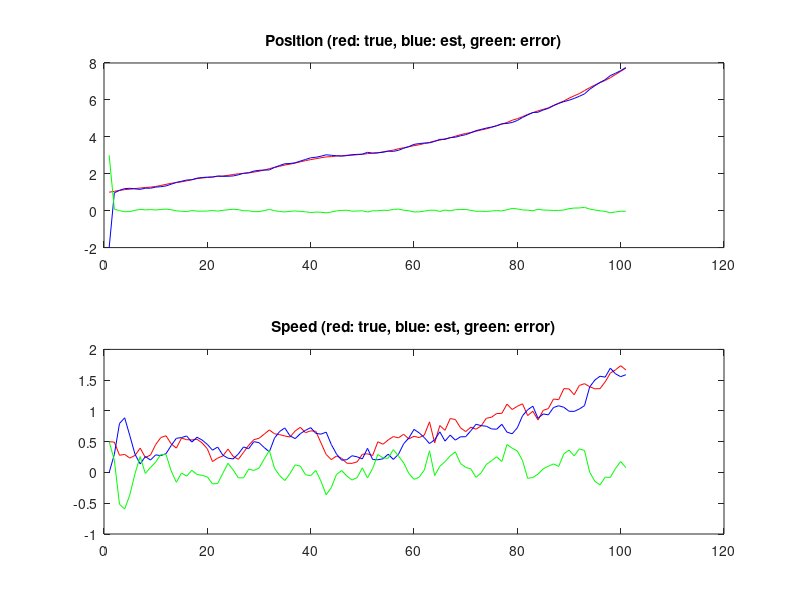
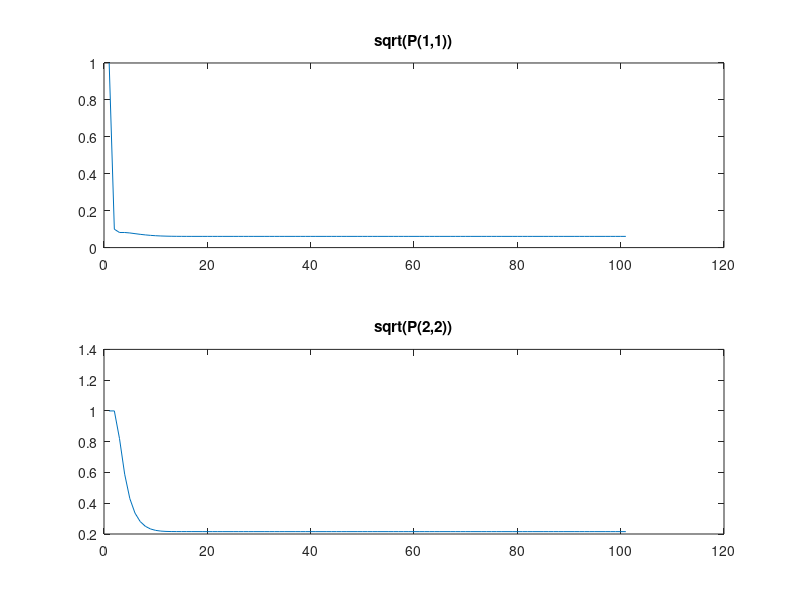
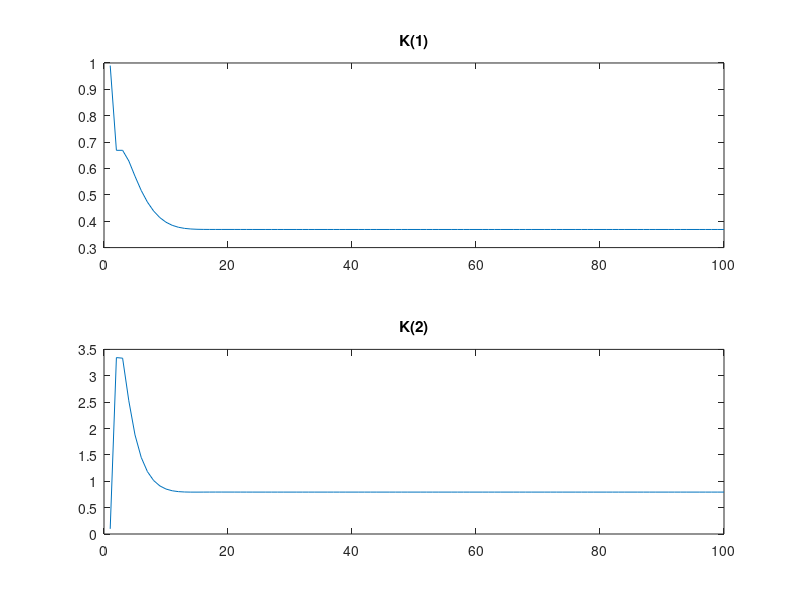

The MATLAB source for these figures, in order:
% EXAMPLE FROM EL2320
% 
% This is an example program to simulate the car example described by the
% equations
% 
% p(k+1) = p(k) + dt * s(k)
% s(k+1) = s(k) + dt * u(k)
%
% where p(k) and s(k) is the position and speed respectively
%
% This can be re-written in state-space form as
% 
% x(k+1) = A * x(k) + B * u(k)
%
% where A = [1 dt; 0 1], B = [0; dt], x=[p; s]
%
% We also assume that we measure the position, which gives
% y(k) = [1 0] * x(k) = C * x(k)
% 
% We also add noise, i.e.
% 
% x(k+1) = A * x(k) + B * u(k) + G * w(k)
% y(k) = C * x(k) + D * v(k)
% where w(k) is process noise and v(k) is measurement noise.
% 
% We assume that G is eye(2) (identity matrix) and that D is 1;
% 
% We assume that w(k) and v(k) are white, zero-mean and Gaussian
% 
% For estimation we use the Kalman Filter
%
% xhat(k+1|k) = A * xhat(k|k) + B * u(k)
% P(k+1|k) = A * P * A^T + G * R * G^T
% 
% K(k+1) = P(k+1|k) * C^T * inv(C * P(k+1|k) * C^T + D * Q * D^T)
% xhat(k+1|k+1) = xhat(k+1|k) + K(k+1) * (y(k+1) - C * xhat(k+1|k))
% P(k+1|k+1) = P(k+1|k) - K(k+1) * C * P(k+1|k)
%
% This program assumes that dt=0.1s and allows you to play with different
% setting for the noise levels. Try with different values for the noise levels

%%%%%%%%%%%%%%%%%%%%%%%%%%
% The system model
dt=0.1
A = [1 dt; 0 1];
B = [0; dt];
C = [1 0];

x = [1 0.5]';
u = 0;

% the simulated noise 

wStdP = 0.01; % Noise on simulated position
wStdV = 0.1;   % Noise on simulated velocity
vStd = 0.1;    % Simulated measurement noise on position

%%%%%%%%%%%%%%%%%%%%%%%%%%
% The Kalman Filter modeled uncertainties and initial values

xhat = [-2 0]';
P = eye(2)*1;
G = eye(2);
D = 1;
R = diag([0.01^2 0.1^2]);
Q = 0.1^2;

n = 100;

X = zeros(2,n+1);
Xhat = zeros(2,n+1);
PP = zeros(4,n+1);
KK = zeros(2,n);

X(:,1) = x;
Xhat(:,1) = xhat;
PP(:,1) = reshape(P,4,1);
figure(1)
drawnow

for k = 1:n
    x = A * x + B * u + [wStdP*randn(1,1); wStdV*randn(1,1)];
    y = C * x + D * vStd*randn(1,1);
    X(:,k+1) = x;

    % Prediction
    xhat = A * xhat + B * u;
    P = A * P * A' + G * R * G';

    % Measurement update
    K = P * C' * inv(C * P * C' + D * Q * D');
    xhat = xhat + K * (y - C * xhat);
    P = P - K * C * P;
    Xhat(:,k+1) = xhat;
    KK(:,k) = K;
    PP(:,k+1) = reshape(P,4,1);

    clf, subplot(2,1,1), 
    plot(X(1,1:(k+1)),'r')
    hold on, 
    plot(Xhat(1,1:(k+1)),'b')
    plot(X(1,1:(k+1))-Xhat(1,1:(k+1)),'g')
%     axis([0 n+5 -2 7])
    title('Position (red: true, blue: est, green: error)')
    %legend('true','est','error')

    subplot(2,1,2), 
    plot(X(2,1:(k+1)),'r')
    hold on, 
    plot(Xhat(2,1:(k+1)),'b')
    plot(X(2,1:(k+1))-Xhat(2,1:(k+1)),'g')
%     axis([0 n+5 -5 5])
    title('Speed (red: true, blue: est, green: error)')
    %legend('true','est','error')

    drawnow
end

E = X - Xhat;
disp(sprintf('Standard deviation of error in position (second half): %fm', std(E(1,round(size(E,2)/2):end))))
disp(sprintf('Standard deviation of error in velocity (second half): %fm/s', std(E(2,round(size(E,2)/2):end))))

figure(2)
title('Estimated error covariance')
subplot(2,1,1),
plot(sqrt(PP(1,:)))
title('sqrt(P(1,1))')
subplot(2,1,2),
plot(sqrt(PP(4,:)))
title('sqrt(P(2,2))')

figure(3)
title('Kalman filter gain coefficients')
subplot(2,1,1),
plot(KK(1,:))
title('K(1)')
subplot(2,1,2),
plot(KK(2,:))
title('K(2)')
